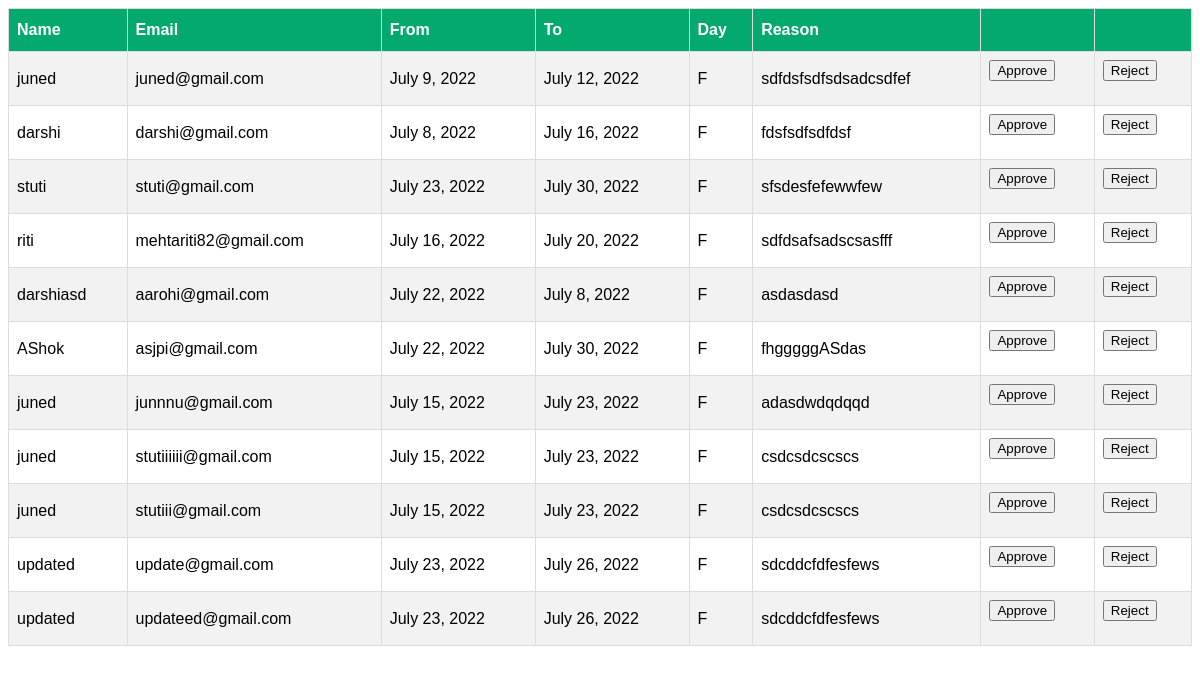
/displayadmin_view/, run on the app's committed database.
### employee/models.py (models this page shows, shortened)
class empleave_model(models.Model):
    name=models.CharField(max_length=50)
    email=models.EmailField(unique=True)
    from1=models.DateField()
    to1=models.DateField()
    day=models.CharField(max_length=1,
        choices=(
            ('H','Half day') ,
            ('F','Full day'),
            )
            )
    reason=models.TextField()

### employee/views.py (the view)
# urls.py: path('displayadmin_view/',views.displayadmin_view,name='displayadmin'),
def displayadmin_view(request):
    getuserdata =User.objects.all()
    getleavedata=empleave_model.objects.all()
    user_count = User.objects.count()
    return render(request,'display_admin.html',{'getuserdata':getuserdata,'user_count':user_count,'getleavedata':getleavedata})

### templates/display_admin.html (shortened to what this page needs)
{% load static %}
{% block content %}
<html>
    <head>
</head>
<body>
    <table id="customers">
        <tr>
            <th>Name</th>
            <th>Email</th>
            <th>From</th>
            <th>To</th>
            <th>Day</th>
            <th>Reason</th>
            <th></th>
            <th></th>
        </tr>
          {% for i in getleavedata  %}
          <tr>
              <td>{{i.name}}</td>
              <td>{{i.email}}</td>
              <td>{{ i.from1 }}</td>
              <td>{{ i.to1 }}</td>
              <td>{{i.day}}</td>
              <td>{{i.reason}}</td>
              <td>
                <form method="post" action="{% url 'approve' i.id %}">
                  <input name="approve_btn" value="Approve" type = "submit" />
              </form>
              </td>
              <td>
                <form method="post" action = "{% url 'reject' i.id %}">
             <input name="reject_btn" value="Reject" type = "submit"/>
                </form>
              </td>
            </tr>
            {% endfor %}
          </table>
</body>
</html>
{% endblock %}

### templates/display_admin.html (style rules this page uses)
#customers { font-family: Arial, Helvetica, sans-serif; border-collapse: collapse; width: 100%; }
#customers td, #customers th { border: 1px solid #ddd; padding: 8px; }
#customers tr:nth-child(even) { background-color: #f2f2f2; }
#customers th { padding-top: 12px; padding-bottom: 12px; text-align: left; background-color: #04AA6D; color: white; }

### data on the page
empleave_model: name "juned", email "juned@gmail.com", from1 "July 9, 2022", to1 "July 12, 2022", day "F", reason "sdfdsfsdfsdsadcsdfef"
empleave_model: name "darshi", email "darshi@gmail.com", from1 "July 8, 2022", to1 "July 16, 2022", day "F", reason "fdsfsdfsdfdsf"
empleave_model: name "stuti", email "stuti@gmail.com", from1 "July 23, 2022", to1 "July 30, 2022", day "F", reason "sfsdesfefewwfew"
empleave_model: name "riti", email "mehtariti82@gmail.com", from1 "July 16, 2022", to1 "July 20, 2022", day "F", reason "sdfdsafsadscsasfff"
empleave_model: name "darshiasd", email "aarohi@gmail.com", from1 "July 22, 2022", to1 "July 8, 2022", day "F", reason "asdasdasd"
empleave_model: name "AShok", email "asjpi@gmail.com", from1 "July 22, 2022", to1 "July 30, 2022", day "F", reason "fhgggggASdas"
empleave_model: name "juned", email "junnnu@gmail.com", from1 "July 15, 2022", to1 "July 23, 2022", day "F", reason "adasdwdqdqqd"
empleave_model: name "juned", email "stutiiiiii@gmail.com", from1 "July 15, 2022", to1 "July 23, 2022", day "F", reason "csdcsdcscscs"
empleave_model: name "juned", email "stutiii@gmail.com", from1 "July 15, 2022", to1 "July 23, 2022", day "F", reason "csdcsdcscscs"
empleave_model: name "updated", email "update@gmail.com", from1 "July 23, 2022", to1 "July 26, 2022", day "F", reason "sdcddcfdfesfews"
empleave_model: name "updated", email "updateed@gmail.com", from1 "July 23, 2022", to1 "July 26, 2022", day "F", reason "sdcddcfdfesfews"
